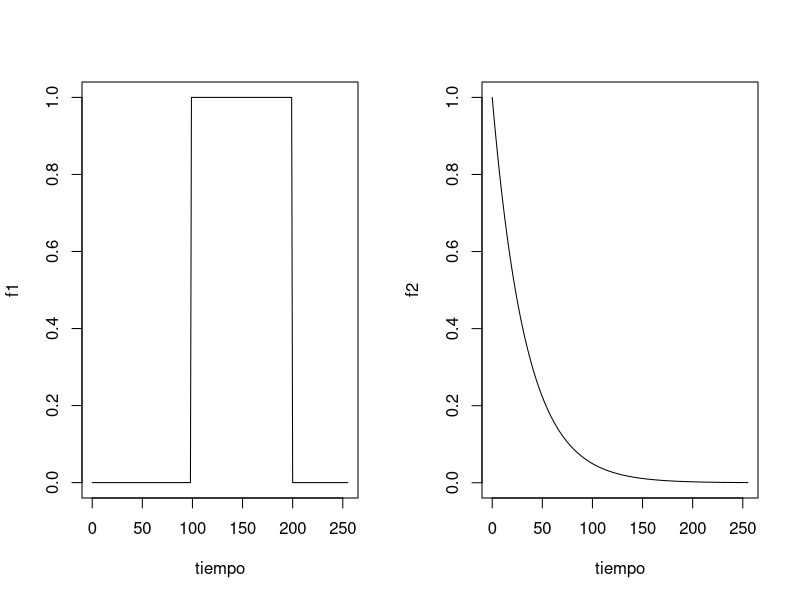
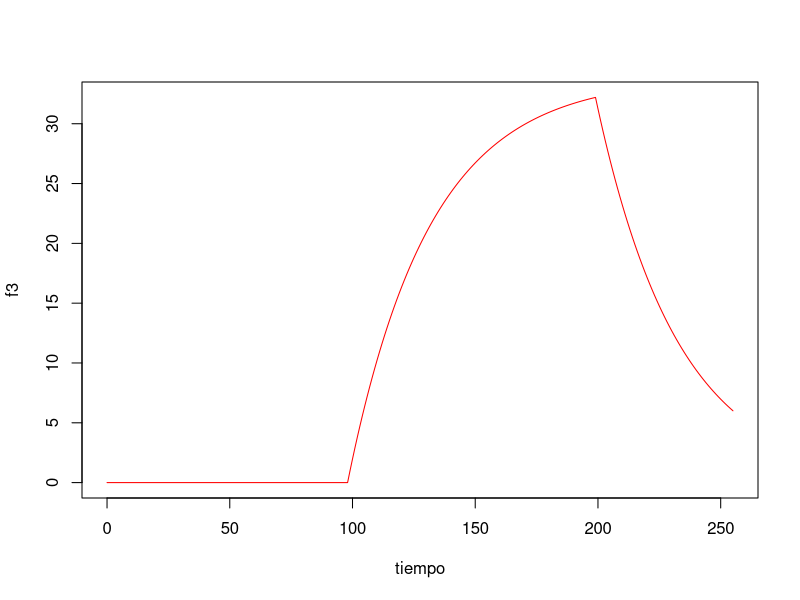
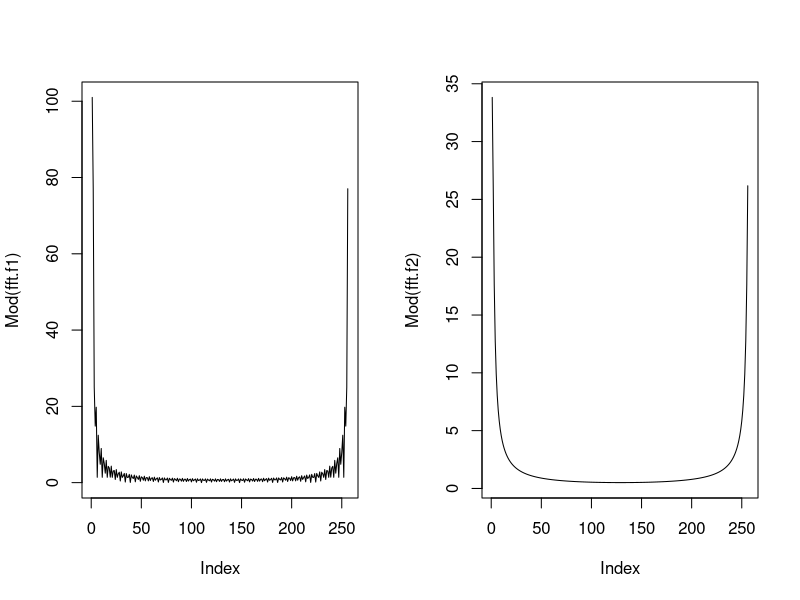
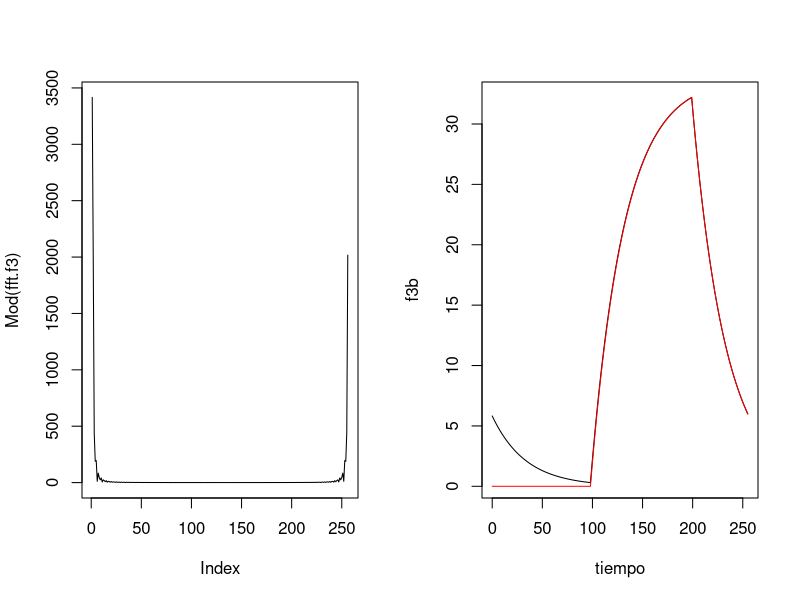
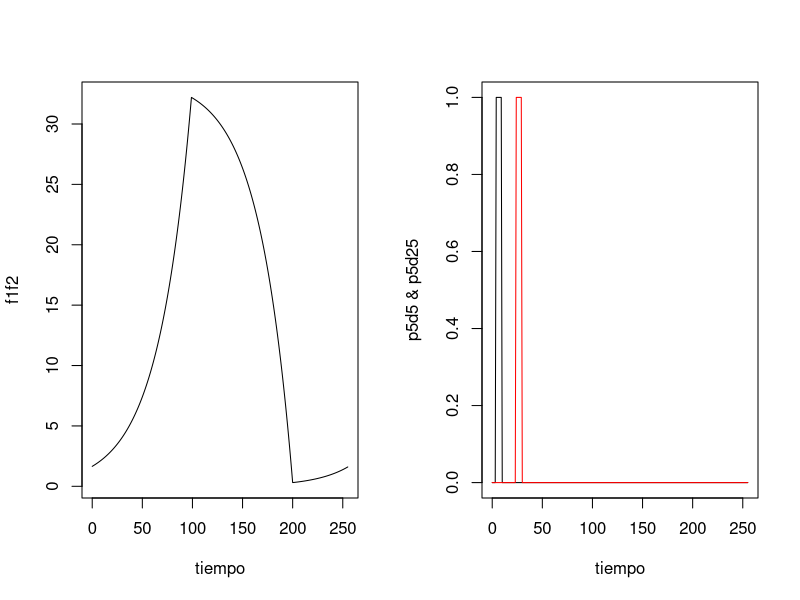
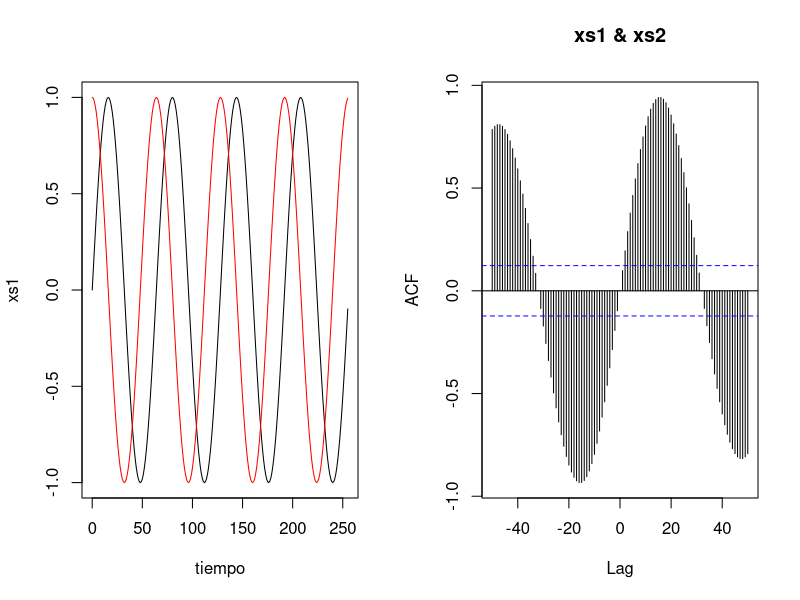
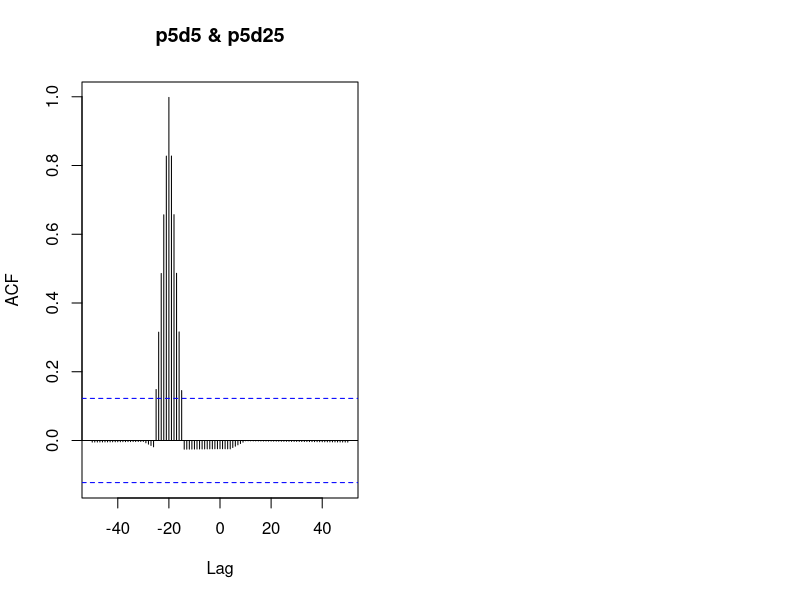

Source code (R) for these figures, in order:
# convolucion
N = 256
tiempo = 0:(N-1)

# Convolucion de dos series de tiempo en el DT
# f1 pulso

f1 = rep(0,N)
f1[100:200] = 1

# f2 exponencial decreciente
f2 = 1*exp(-0.03*tiempo)
op <- par(mfrow = c(1, 2))
plot(tiempo,f1, type="l")
plot(tiempo,f2, type="l")

# algoritmo de convolucion en el dominio del tiempo

f3 = rep(NA,N)
for( i in 1:N){
  suma = 0
  j = 1
  while(j<=i){
    suma = suma + f1[j]*f2[i-j+1]
    j = j+1
  }
  f3[i] = suma
  print(i)
}

op <- par(mfrow = c(1,1))
plot(tiempo,f3, type="l", col="red")

# convolucion en el dominio del tiempo

# convolucion en el DF

fft.f1 = fft(f1)
fft.f2 = fft(f2)
op <- par(mfrow = c(1, 2))
plot(Mod(fft.f1), type="l")
plot(Mod(fft.f2), type="l")
fft.f3 = fft.f1*fft.f2

plot(Mod(fft.f3),type="l")
f3b = Re(fft(fft.f3, inverse =TRUE)/N)
plot(tiempo,f3b, type="l")

lines (tiempo,f3, col="red")

# correlacion cruzada con convolve

f1f2 = convolve(f1, f2, conj = TRUE)

plot(tiempo, f1f2 , type="l")

# correlacion curzada de dos pulsos

#autocorrelacion con el bitcoin para ver cuan aleatoria es.

p5d5 = rep(0,N)

p5d5[5:10] = 1
p5d25 = rep(0,N)
p5d25[25:30] = 1
plot(tiempo,p5d5,type="l" , ylab="p5d5 & p5d25")

# correlacioin cruzada te permite analizar el retardo entre series temporales

lines(tiempo,p5d25,col="red")

#correlacion curzada de dos senoides

xs1 = sin(4*2*pi*tiempo/N)

xs2 = sin(4*2*pi*tiempo/N+pi/2)

# xs2 esta defasada en pi/2 = 16 muestras

plot(tiempo,xs1, type="l")

lines (tiempo,xs2, col="red")

ccf (xs1,xs2, lag.max = 50)
ccf(p5d5,p5d25,lag.max = 50)

